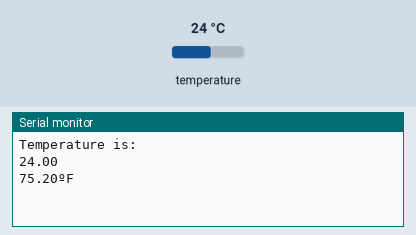
Bench run of a sketch on a simulated Arduino Uno, built with avr-gcc and run on an emulated ATmega328P. Parts: the last lines printed to the serial monitor. Inputs (shaded band) come from the test bench; at power-on: temperature 24 °C.

Above: at 1.5 s.
1.6 s: temperature set to 12 °C
At 2.8 s:
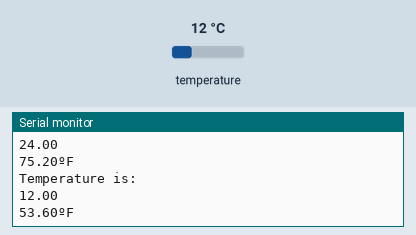
3.2 s: temperature set to 19 °C
At 4.2 s:
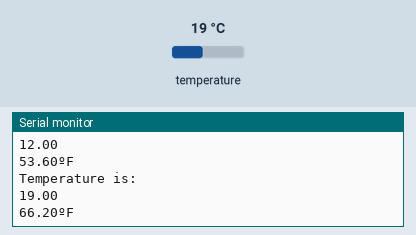
Timing chart, 0 to 6.2 s (numbered marks = the images above; inputs shaded):
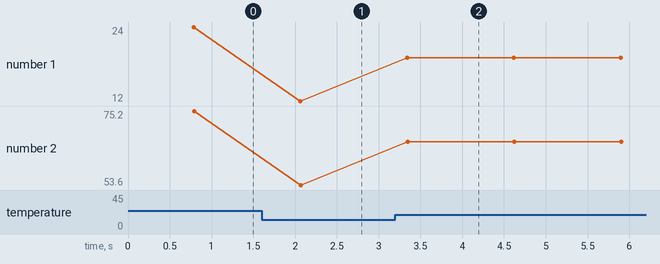

The sketch:

sensor_temperatur.ino
```cpp
#include <DallasTemperature.h>
#include <OneWire.h>

#define ONE_WIRE_BUS 5  //D4 pin of nodemcu

OneWire oneWire(ONE_WIRE_BUS);

DallasTemperature sensors(&oneWire);            // Pass the oneWire reference to Dallas Temperature.

void setup(void)
{
  Serial.begin(9600);
  sensors.begin();
}

void loop(void)
{
  sensors.requestTemperatures();                // Send the command to get temperatures
  Serial.println("Temperature is: ");
  Serial.println(sensors.getTempCByIndex(0));   // Why "byIndex"? You can have more than one IC on the same bus. 0 refers to the first IC on the wire
  float temperatureF = sensors.getTempFByIndex(0);
  Serial.print(temperatureF);
  Serial.println("ºF");
  delay(500);
}
```

Measured:
- after the input at 1.6 s, the serial monitor: prints a new line after 0.46 s (image 1)
- after the input at 3.2 s, the serial monitor: prints a new line after 0.14 s (image 2)
- plotted number 1: 24 → 12 after the input at 1.6 s, 12 → 19 after the input at 3.2 s
- plotted number 2: 75.2 → 53.6 after the input at 1.6 s, 53.6 → 66.2 after the input at 3.2 s
